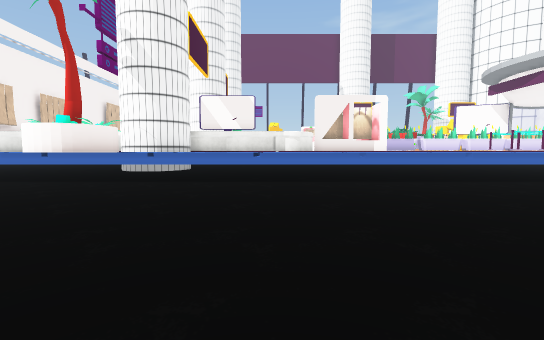
View 1 (above)

24 first-person views from a walk through a 3-D level made in the Unity game engine. The camera is 1.2 m above the floor, tilts 4° down and sees 90° across. The floor is counted in squares, 2 m on a side. Each view is taken from the middle of a square. On the plan, view 1 faces up. The plan holds only what a view shows up to about 9 squares ahead; the rest is blank. The place goes on beyond the plan. Some surface patterns are stand-ins.

View 2
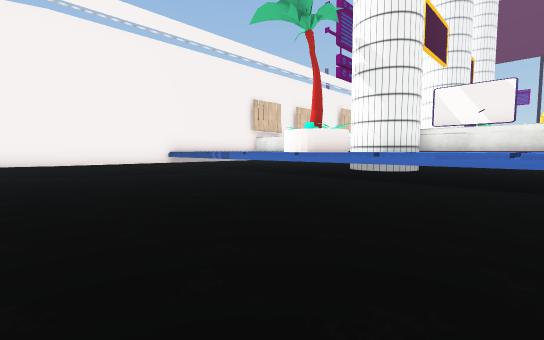

View 3
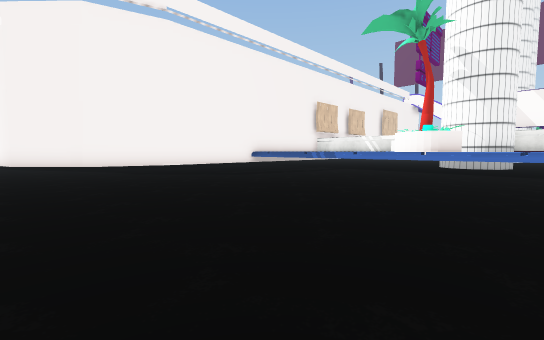

View 4
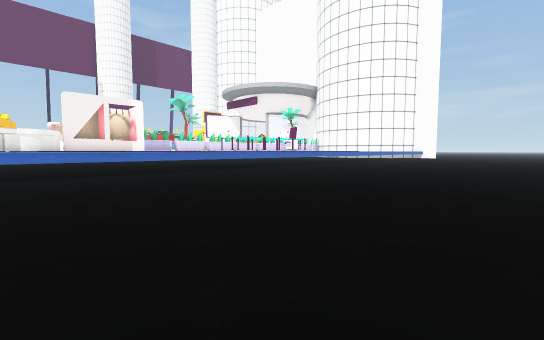

View 5
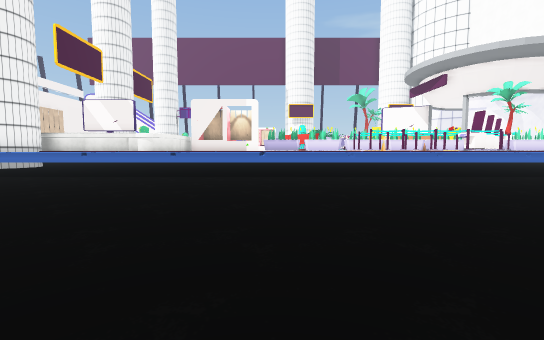

View 6
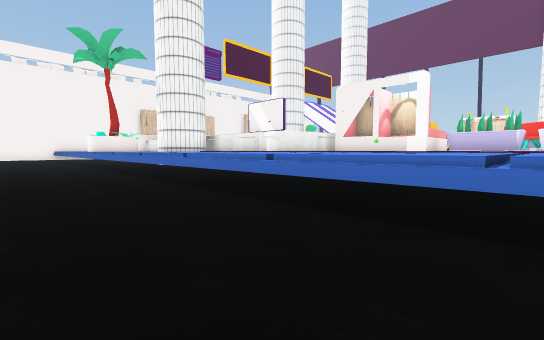

View 7
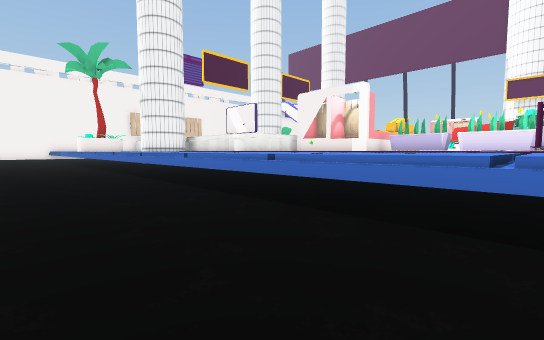

View 8
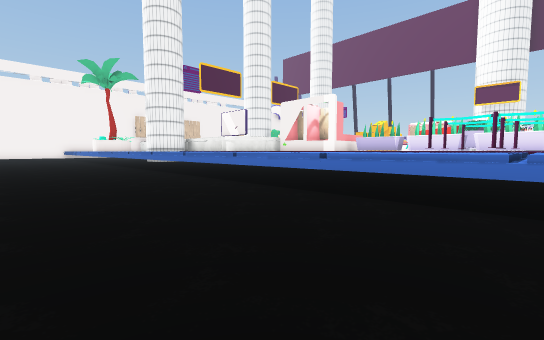

View 9
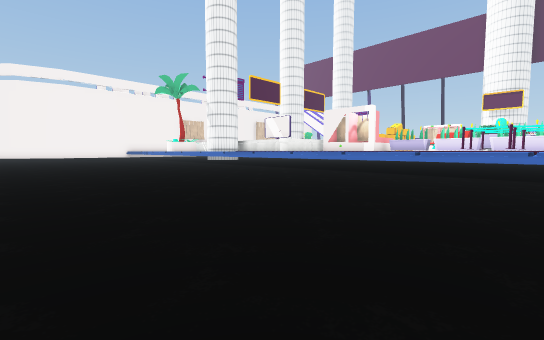

View 10
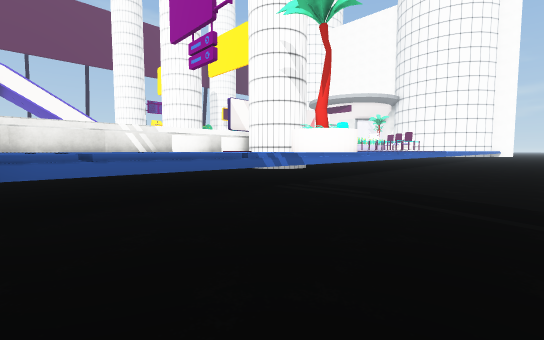

View 11
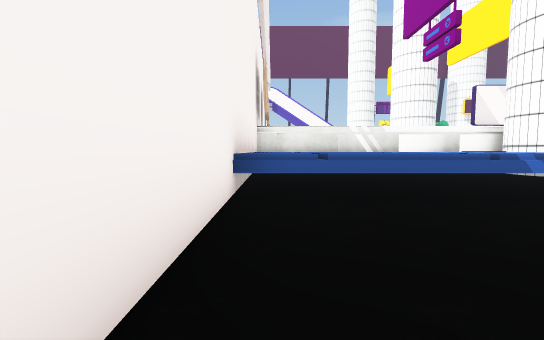

View 12
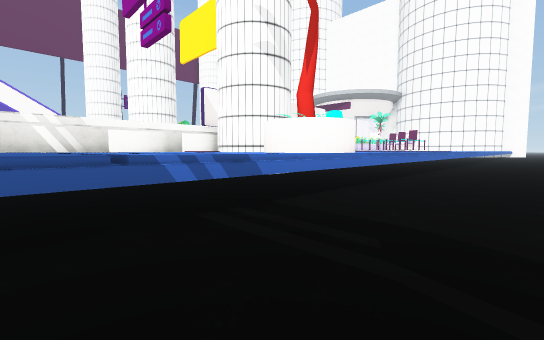

View 13
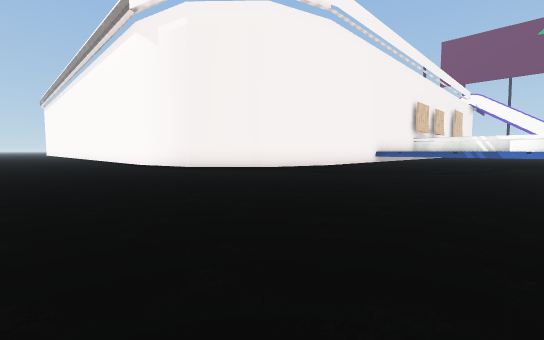

View 14
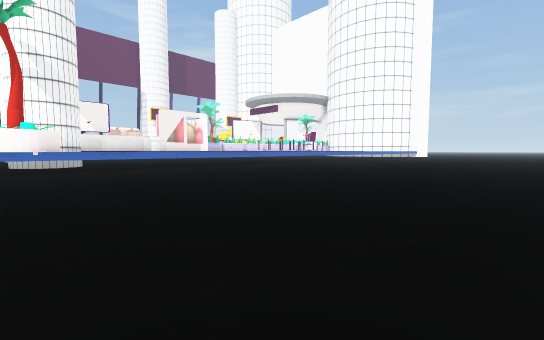

View 15
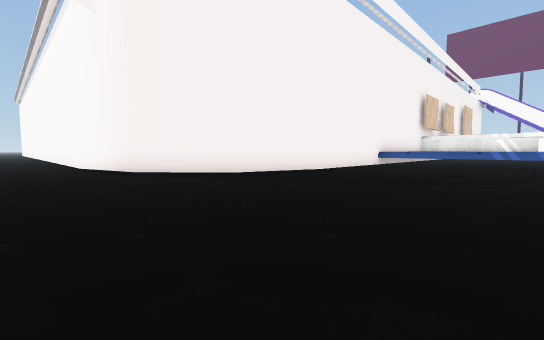

View 16
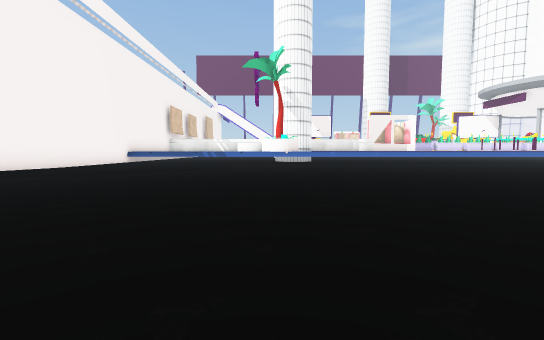

View 17
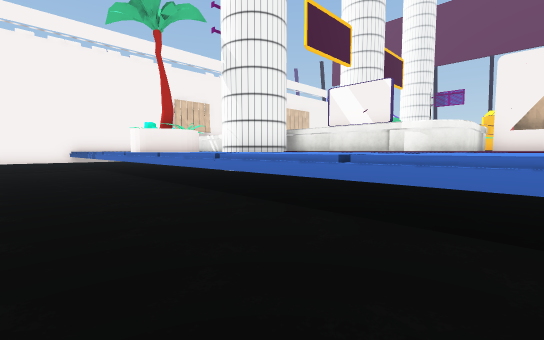

View 18
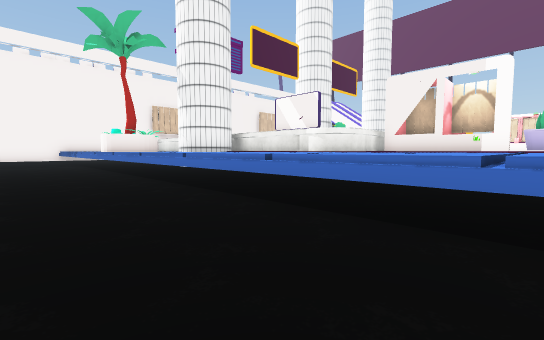

View 19
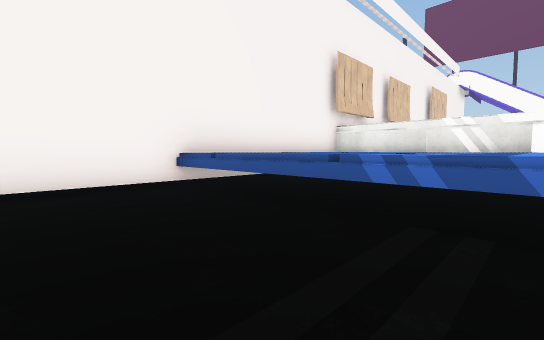

View 20
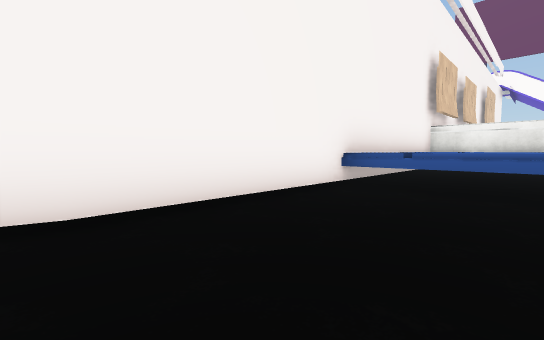

View 21
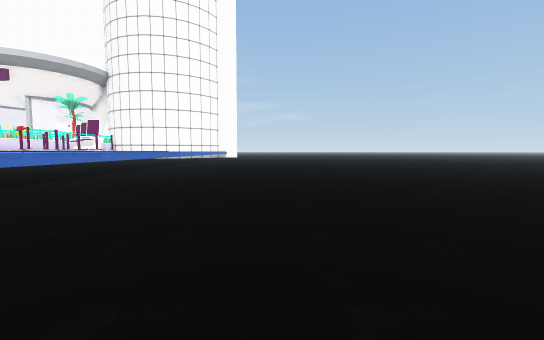

View 22
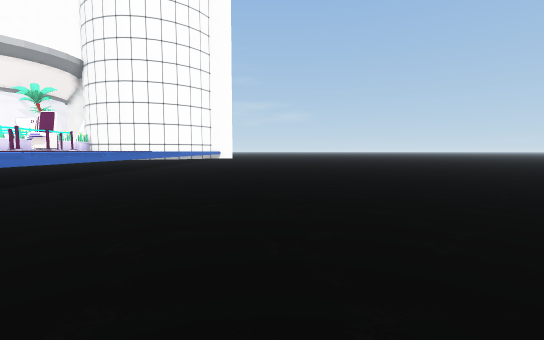

View 23
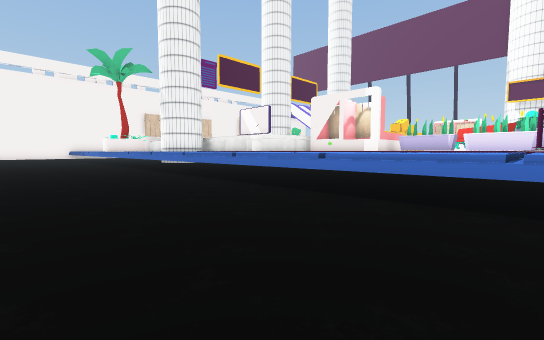

View 24
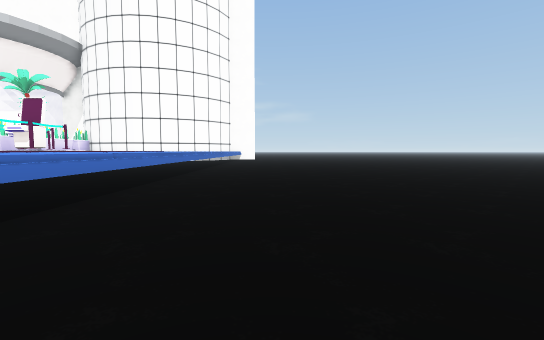

### Floor plan
Key: @ floor where view 1 was taken; # wall or solid block; . floor; ^ raised ledge; O other object.
Columns run from 15 left of view 1 to 12 right of it. Each row starts with its distance up from view 1.
 14                OO^   ^^^^^^^
 13                 OO^#^    ^^
 12                  O
 11    O O O OOOOOO OO       ^^
 10    ##^^^^^^OO^O^O^^ ^^^^^^^
  9    #^^^^^^^ ^^^^^^^^^^^^^^^^
  8    #^ ^^^ ^^^^^  ^^^^^^^^^ ^
  7    #^^^^^^O#^^^^^^^^^^^^^^^^
  6    #^^^^^^##^^^^^^^^^^^^^^^^
  5    #^^^^^^#^^^^^^^^^^^^^^^^^
  4    #........................
  3    #........................
  2    #........................
  1    #........................
  0    #...........@............
 -1   ##........................
 -2 ###.........................
 -3 #...........................
 -4 ............................
 -5 .............        .......
 -6 ............          ......
 -7 ...........            .. ..

Positions as (right, up) in squares from view 1, and headings:
1: (0, 0), facing up
2: (0, 0), facing up-left
3: (-2, -3), facing up-left
4: (0, -2), facing up-right
5: (6, -1), facing up
6: (8, 3), facing up-left
7: (10, 3), facing up-left
8: (12, 2), facing up-left
9: (12, -2), facing up-left
10: (-11, 2), facing up-right
11: (-11, 2), facing up
12: (-9, 3), facing up-right
13: (-6, -7), facing up-left
14: (-5, -4), facing up-right
15: (-7, -5), facing up-left
16: (-5, -7), facing up
17: (3, 3), facing up-left
18: (6, 3), facing up-left
19: (-7, 3), facing up-left
20: (-9, 1), facing up-left
21: (0, 1), facing right
22: (3, 1), facing right
23: (10, 2), facing up-left
24: (6, 3), facing right
